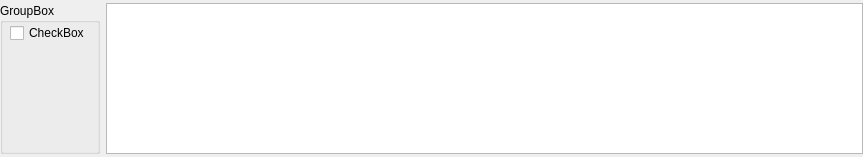
<?xml version="1.0" encoding="UTF-8"?>
<ui version="4.0">
 <class>PropRow</class>
 <widget class="QWidget" name="PropRow">
  <property name="geometry">
   <rect>
    <x>0</x>
    <y>0</y>
    <width>863</width>
    <height>157</height>
   </rect>
  </property>
  <property name="windowTitle">
   <string>PropRow</string>
  </property>
  <layout class="QFormLayout" name="formLayout">
   <property name="leftMargin">
    <number>0</number>
   </property>
   <property name="topMargin">
    <number>3</number>
   </property>
   <property name="rightMargin">
    <number>0</number>
   </property>
   <property name="bottomMargin">
    <number>3</number>
   </property>
   <item row="0" column="1">
    <widget class="QTextBrowser" name="textBrowser">
     <property name="autoFormatting">
      <set>QTextEdit::AutoNone</set>
     </property>
    </widget>
   </item>
   <item row="0" column="0">
    <widget class="QGroupBox" name="propRow_group">
     <property name="sizePolicy">
      <sizepolicy hsizetype="Expanding" vsizetype="Expanding">
       <horstretch>0</horstretch>
       <verstretch>0</verstretch>
      </sizepolicy>
     </property>
     <property name="minimumSize">
      <size>
       <width>100</width>
       <height>0</height>
      </size>
     </property>
     <property name="title">
      <string>GroupBox</string>
     </property>
     <widget class="QCheckBox" name="propRow_check">
      <property name="geometry">
       <rect>
        <x>10</x>
        <y>20</y>
        <width>76</width>
        <height>20</height>
       </rect>
      </property>
      <property name="sizePolicy">
       <sizepolicy hsizetype="Expanding" vsizetype="Expanding">
        <horstretch>0</horstretch>
        <verstretch>0</verstretch>
       </sizepolicy>
      </property>
      <property name="text">
       <string>CheckBox</string>
      </property>
     </widget>
    </widget>
   </item>
  </layout>
 </widget>
 <layoutdefault spacing="6" margin="11"/>
 <resources/>
 <connections/>
</ui>
